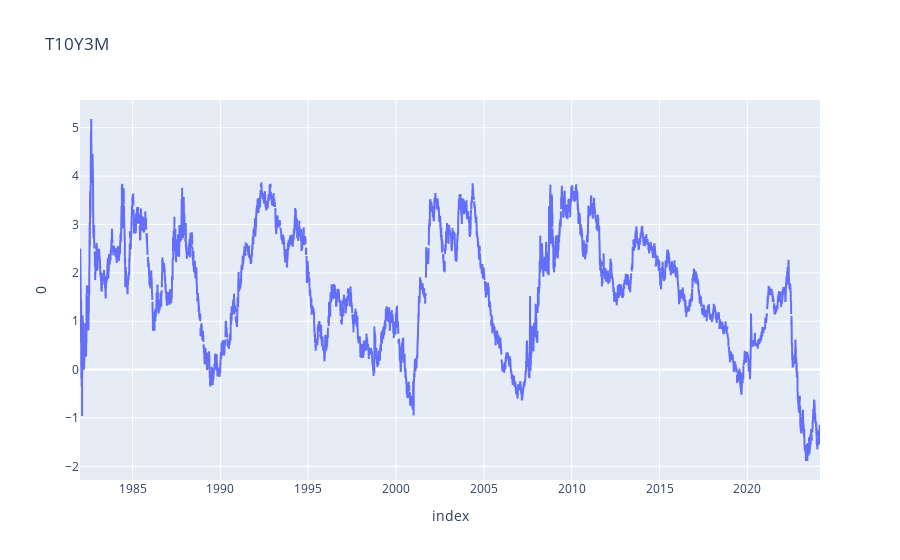

Here is the notebook cell this chart was saved with:
### Code cell
import plotly.express as px

fig = px.line(df, x=df.index, y=0, title='T10Y3M')
fig.show()

### Figure 1 — Plotly figure (JSON) as saved in the notebook; plotly's stock layout.template omitted (floating-point values rounded to 4 significant figures; data arrays with more than 128 entries replaced by an {"elided": "..."} marker saying what was removed)
{"data": [{"hovertemplate": "index=%{x}<br>0=%{y}<extra></extra>", "legendgroup": "", "line": {"color": "#636efa", "dash": "solid"}, "marker": {"symbol": "circle"}, "mode": "lines", "name": "", "showlegend": false, "type": "scattergl", "x": {"elided": "10992 str values"}, "xaxis": "x", "y": {"elided": "10992 float values"}, "yaxis": "y"}], "layout": {"legend": {"tracegroupgap": 0}, "title": {"text": "T10Y3M"}, "xaxis": {"anchor": "y", "domain": [0, 1], "title": {"text": "index"}}, "yaxis": {"anchor": "x", "domain": [0, 1], "title": {"text": "0"}}}}
